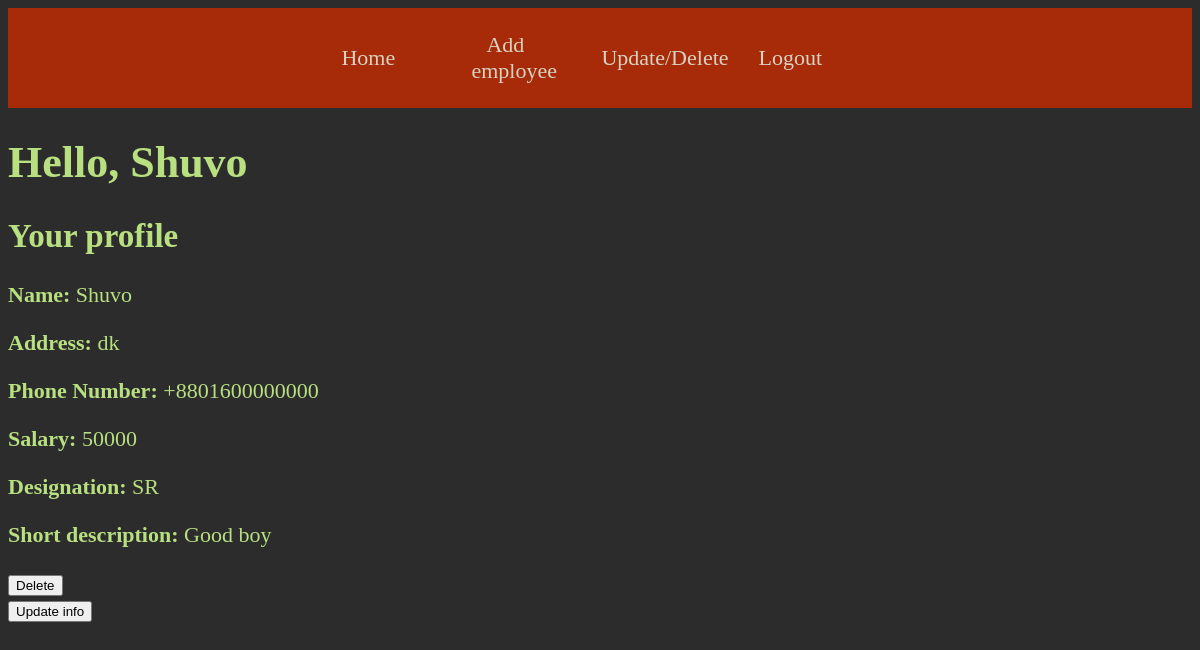
The app's page /profile/4 (signed in) with its own data.
### employeeApp/models.py (models this page shows)
class Employee_info(models.Model):
    name=models.CharField(max_length=100,unique=True)
    address=models.CharField(max_length=10000)
    phone_number=PhoneNumberField(max_length=14)
    salary=models.IntegerField()
    designation=models.CharField(max_length=50)
    short_description=models.CharField(max_length=10000)

### employeeApp/views.py (the view)
# urls.py: path("profile/<int:pk>",views.profile,name="employee_profile"),
@login_required
def profile(request, pk):
    try:
        employee = Employee_info.objects.get(pk=pk)
        return render(request, "employee_profile.html", {"employee": employee})
    except Employee_info.DoesNotExist:
        return HttpResponse("Not found.")

### employeeApp/templates/employee_profile.html (shortened to what this page needs)
{% extends "layout.html" %}
{% block content %}
<h1>Hello, {{employee.name}}</h1>
<h2>Your profile</h2>
<p><strong>Name:</strong> {{employee.name}}</p>
<p><strong>Address:</strong> {{employee.address}}</p>
<p><strong>Phone Number:</strong> {{employee.phone_number}}</p>
<p><strong>Salary:</strong> {{employee.salary}}</p>
<p><strong>Designation:</strong> {{employee.designation}}</p>
<p><strong>Short description:</strong> {{employee.short_description}}</p>
<a href="{% url 'delete_employee_info' employee.pk %}">
    <button type="submit">Delete</button>
</a>
<br>
<a href="{% url "update" employee.pk %}">
    <button type="submit">Update info</button>
</a>
{% endblock  %}

### employeeApp/static/css/styles.css (style rules this page uses)
body { background-color: #2C2C2C; color: #b8e080; font-size: 22px; }
a { color: #D8D2C2; text-decoration: none; }

### records on screen
Employee_info: name "Shuvo", address "dk", phone_number "+8801600000000", salary "50000", designation "SR", short_description "Good boy"
